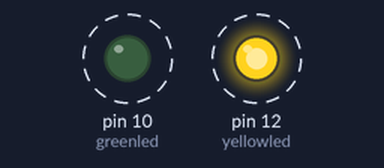
A sketch run on a simulated Arduino Uno, built with avr-gcc and run on an emulated ATmega328P. Shown: output pins drawn as LEDs (lit = HIGH). Dashed ring = blinking.

Above: at 0.04 s.
Timing chart, 0 to 3.0 s (numbered marks = the images above):
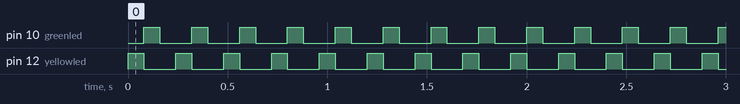

The sketch:

Police_lights.ino
```cpp
int yellowled = 12;
int greenled = 10;


void setup() {

  pinMode(yellowled, OUTPUT);
  pinMode(greenled, OUTPUT);

}


void loop() {
  digitalWrite(yellowled, HIGH);
  delay(80);
  digitalWrite(yellowled, LOW);
  digitalWrite(greenled, HIGH);
  delay(80);
  digitalWrite(greenled, LOW);
  delay(80);

}
```

Measured:
- by itself, pin 10 (greenled), pin 12 (yellowled): alternates HIGH for 0.08 s and LOW for 0.16 s
